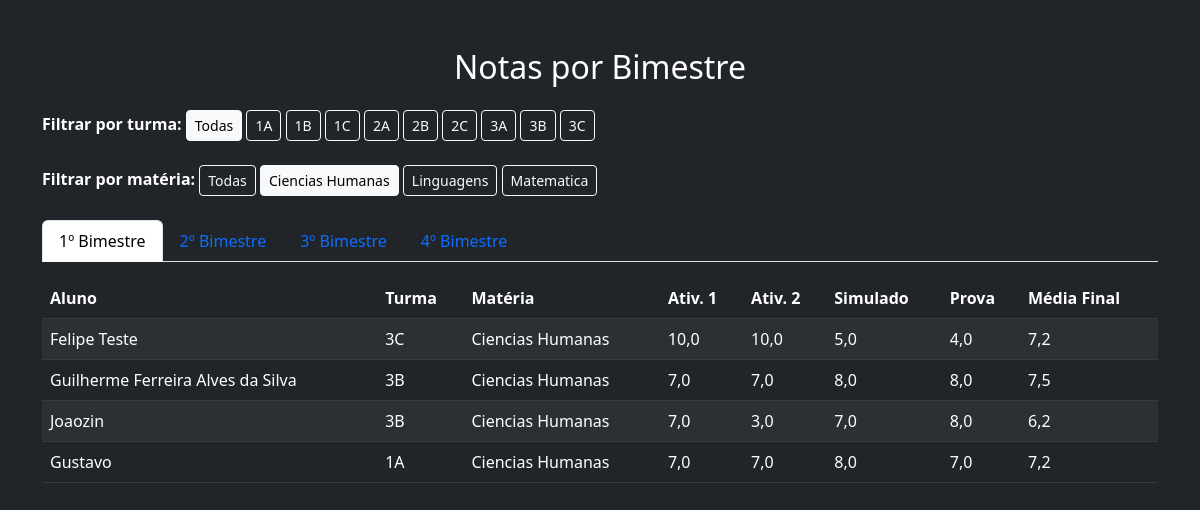
The app's page /notas/?materia=1, older data.
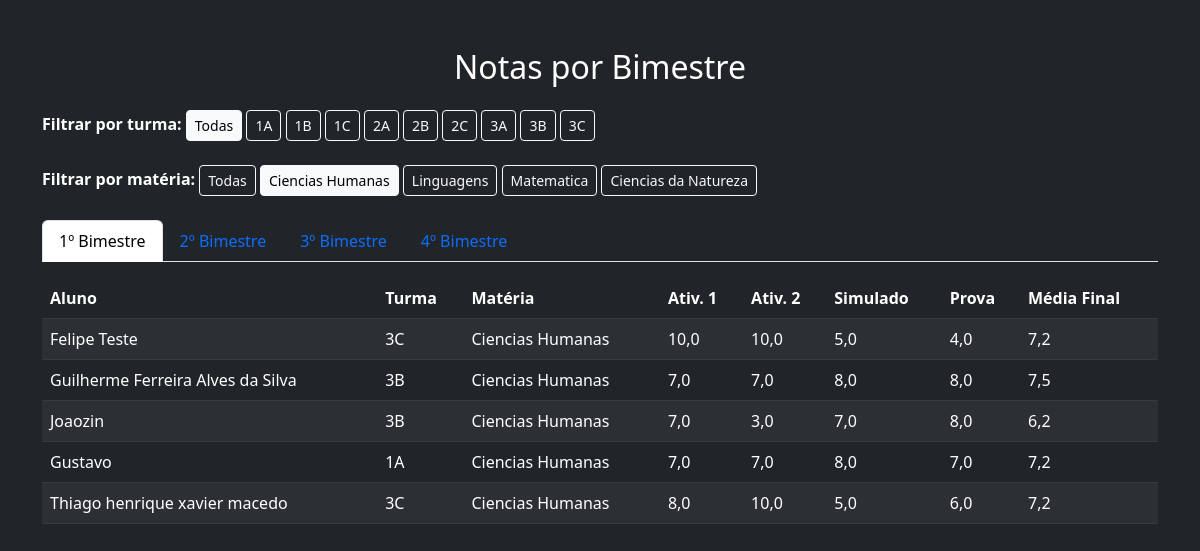
The same page, newer data.
### secretaria/models.py (models this page shows, shortened)
class Turma(models.Model):
    ITINERARIO_CHOICES = (
        ('JG', 'JOGOS DIGITAIS'),
        ('CN', 'CIÊNCIAS DA NATUREZA'),
        ('DS', 'DESENVOLVIMENTO DE SISTEMAS'),
        ('RS', 'REDES DE COMPUTADORES'),
    )
    TURMA_CHOICES = (
        ('1A', '1 ANO A'),
        ('1B', '1 ANO B'),
        ('1C', '1 ANO C'),
        ('2A', '2 ANO A'),
        ('2B', '2 ANO B'),
        ('2C', '2 ANO C'),
        ('3A', '3 ANO A'),
        ('3B', '3 ANO B'),
        ('3C', '3 ANO C'),
    )
    escolha_a_turma = models.CharField(max_length=2, choices=TURMA_CHOICES, blank=True, null=False)
    descricao_da_turma = models.CharField(max_length=2, choices=ITINERARIO_CHOICES, verbose_name='Informe o Itinerário da Turma')
    padrinho_da_turma = models.ForeignKey(Professor, on_delete=models.CASCADE, related_name='turmas', verbose_name='Padrinho da Turma', null=True, blank=False)
    def link_para_notas(self):
        url = reverse('notas_por_bimestre') + f'?turma={self.escolha_a_turma}'
        return format_html('<a class="button" href="{}" target="_blank">Ver Notas</a>', url)
    link_para_notas.short_description = "Acessar Notas"
    link_para_notas.allow_tags = True

class Materia(models.Model):
        MATTER_CHOICES = (
        ("CH", "Ciencias Humanas"),
        ("L", "Linguagens"),
        ("M", "Matematica"),
        ("CN", "Ciencias da Natureza"),
    )
        matter_choices = models.CharField(max_length=50, choices=MATTER_CHOICES , blank=False, null=True)
        professor = models.ForeignKey(Professor, on_delete=models.CASCADE, related_name='materias', blank=False, null=True)

class Nota1Bim(models.Model):
    aluno = models.ForeignKey(Aluno, on_delete=models.CASCADE, related_name='notas_1bim', verbose_name='Aluno')
    turma = models.ForeignKey(Turma, on_delete=models.CASCADE, related_name='notas_1bim', verbose_name='Turma')
    materia = models.ForeignKey(Materia, on_delete=models.CASCADE, related_name='notas_1bim', verbose_name='Matéria')
    atividade1 = models.DecimalField(max_digits=5, decimal_places=1, validators=[validate_nota], verbose_name='Atividade1', null=True, blank=True)
    atividade2 = models.DecimalField(max_digits=5, decimal_places=1, validators=[validate_nota], verbose_name='Atividade2', null=True, blank=True)
    simulado = models.DecimalField(max_digits=5, decimal_places=1, validators=[validate_nota], verbose_name='Simulado', null=True, blank=True)
    prova = models.DecimalField(max_digits=5, decimal_places=1, validators=[validate_nota], verbose_name='Prova', null=True, blank=True)
    media_final = models.DecimalField(max_digits=5, decimal_places=1, validators=[validate_nota], verbose_name='Média Final', null=True, blank=True)

class Aluno(models.Model):
    class Meta:
        verbose_name = "Aluno"
        verbose_name_plural = "Alunos"
    nome_completo = models.CharField(max_length=100)
    email = models.EmailField(max_length=50)
    data_de_nascimento = models.DateField()
    numero_telefone = models.CharField(max_length=11, verbose_name="Insira o número de telefone")
    cpf_aluno = models.CharField(max_length=11, unique=True, validators=[validate_cpf])
    responsavel = models.ForeignKey(
        'Responsavel',
        on_delete=models.CASCADE,
        related_name='alunos',
        verbose_name="Responsável")
    turma = models.ForeignKey("Turma", on_delete=models.CASCADE, related_name='alunos', verbose_name="Turma", null=True, blank=True)
    documento_pdf = models.FileField(
        upload_to='documentos_alunos/',
        null=True,
        blank=True,
        verbose_name="Anexar Contrato PDF"
    )

### secretaria/views.py (the view)
# urls.py: path('notas/', views.notas_por_bimestre, name='notas_por_bimestre'),
def notas_por_bimestre(request):
    turma_param = request.GET.get('turma')
    materia_param = request.GET.get('materia')
    turma_selecionada = None
    materia_selecionada = None
    if turma_param:
        try:
            turma_selecionada = Turma.objects.get(id=int(turma_param))
        except (ValueError, Turma.DoesNotExist):
            turma_selecionada = None
    if materia_param:
        try:
            materia_selecionada = Materia.objects.get(id=int(materia_param))
        except (ValueError, Materia.DoesNotExist):
            materia_selecionada = None
    filtro = {}
    if turma_selecionada:
        filtro['turma'] = turma_selecionada
    if materia_selecionada:
        filtro['materia'] = materia_selecionada
    notas_1bim = Nota1Bim.objects.filter(**filtro)
    notas_2bim = Nota2Bim.objects.filter(**filtro)
    notas_3bim = Nota3Bim.objects.filter(**filtro)
    notas_4bim = Nota4Bim.objects.filter(**filtro)
    turmas = Turma.objects.all()
    materias_ids = Nota1Bim.objects.values_list('materia', flat=True).distinct()
    materias = Materia.objects.filter(id__in=materias_ids)
    return render(request, 'notas/tabela_notas.html', {
        'turmas': turmas,
        'materias': materias,
        'turma_selecionada': turma_selecionada,
        'materia_selecionada': materia_selecionada,
        'notas_1bim': notas_1bim,
        'notas_2bim': notas_2bim,
        'notas_3bim': notas_3bim,
        'notas_4bim': notas_4bim,
    })

### secretaria/templates/notas/tabela_notas.html (shortened to what this page needs)
<!DOCTYPE html>
<html lang="pt-br">
<head>
    <link href="https://cdn.jsdelivr.net/npm/bootstrap@5.3.0/dist/css/bootstrap.min.css" rel="stylesheet">
</head>
<body class="bg-dark text-white">
<div class="container mt-5">
    <h2 class="mb-4 text-center">Notas por Bimestre
    </h2>
    <div class="mb-4">
        <strong>Filtrar por turma:</strong>
        <a href="?{% if materia_selecionada %}materia={{ materia_selecionada.id }}{% endif %}"
           class="btn btn-outline-light btn-sm {% if not turma_selecionada %}active{% endif %}">Todas</a>
        {% for turma in turmas %}
            <a href="?turma={{ turma.id }}{% if materia_selecionada %}&materia={{ materia_selecionada.id }}{% endif %}"
               class="btn btn-outline-light btn-sm {% if turma.id == turma_selecionada.id %}active{% endif %}">
                {{ turma.escolha_a_turma }}
            </a>
        {% endfor %}
    </div>
    <div class="mb-4">
        <strong>Filtrar por matéria:</strong>
        <a href="?{% if turma_selecionada %}turma={{ turma_selecionada.id }}{% endif %}"
           class="btn btn-sm btn-outline-light {% if not materia_selecionada %}active{% endif %}">Todas</a>
        {% for materia in materias %}
            <a href="?materia={{ materia.id }}{% if turma_selecionada %}&turma={{ turma_selecionada.id }}{% endif %}"
               class="btn btn-sm btn-outline-light {% if materia.id == materia_selecionada.id %}active{% endif %}">
                {{ materia.get_matter_choices_display }}
            </a>
        {% endfor %}
    </div>
    <ul class="nav nav-tabs" id="bimestreTabs" role="tablist">
        <li class="nav-item" role="presentation">
            <button class="nav-link active" id="bim1-tab" data-bs-toggle="tab" data-bs-target="#bim1" type="button" role="tab">1º Bimestre</button>
        </li>
        <li class="nav-item" role="presentation">
            <button class="nav-link" id="bim2-tab" data-bs-toggle="tab" data-bs-target="#bim2" type="button" role="tab">2º Bimestre</button>
        </li>
        <li class="nav-item" role="presentation">
            <button class="nav-link" id="bim3-tab" data-bs-toggle="tab" data-bs-target="#bim3" type="button" role="tab">3º Bimestre</button>
        </li>
        <li class="nav-item" role="presentation">
            <button class="nav-link" id="bim4-tab" data-bs-toggle="tab" data-bs-target="#bim4" type="button" role="tab">4º Bimestre</button>
        </li>
    </ul>
    <div class="tab-content mt-3" id="bimestreTabsContent">
        <div class="tab-pane fade show active" id="bim1" role="tabpanel">
            {% include 'notas/partials/parcial_tabela_notas.html' with notas=notas_1bim %}
        </div>
    </div>
</div>
</body>
</html>

### secretaria/templates/notas/partials/parcial_tabela_notas.html
<table class="table table-dark table-striped">
    <thead>
        <tr>
            <th>Aluno</th>
            <th>Turma</th>
            <th>Matéria</th>
            <th>Ativ. 1</th>
            <th>Ativ. 2</th>
            <th>Simulado</th>
            <th>Prova</th>
            <th>Média Final</th>
        </tr>
    </thead>
    <tbody>
        {% for nota in notas %}
        <tr>
            <td>{{ nota.aluno.nome_completo }}</td>
            <td>{{ nota.turma.escolha_a_turma }}</td>
            <td>{{ nota.materia.get_matter_choices_display }}</td>
            <td>{{ nota.atividade1|default_if_none:"-" }}</td>
            <td>{{ nota.atividade2|default_if_none:"-" }}</td>
            <td>{{ nota.simulado|default_if_none:"-" }}</td>
            <td>{{ nota.prova|default_if_none:"-" }}</td>
            <td>{{ nota.media_final|default_if_none:"-" }}</td>
        </tr>
        {% empty %}
        <tr>
            <td colspan="8" class="text-center">Nenhuma nota registrada.</td>
        </tr>
        {% endfor %}
    </tbody>
</table>

Row changes from the older to the newer data that the page shows:
now on this page (row unchanged): Materia: matter_choices "Ciencias da Natureza"
added Nota1Bim: aluno.nome_completo "Thiago henrique xavier macedo", turma.escolha_a_turma "3C", materia.matter_choices "Ciencias Humanas", atividade1 "8,0", atividade2 "10,0", simulado "5,0", prova "6,0", media_final "7,2"
